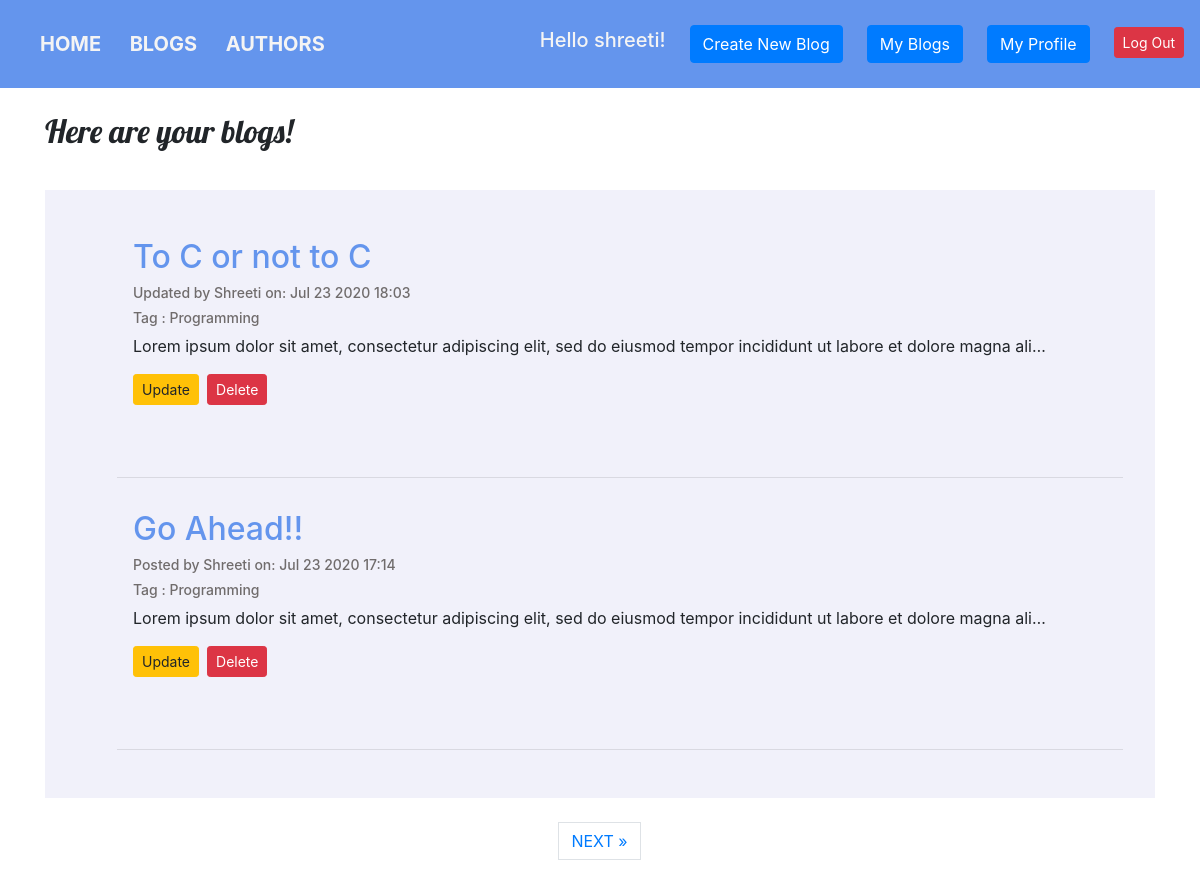
/authorpage/ (signed in), run on the app's committed database.
### blog/models.py (models this page shows, shortened)
class Blog(models.Model):
    TAG = (
        ('Burnout', 'Burnout'),
        ('Beginners', 'Beginners'),
        ('Frameworks', 'Frameworks'),
        ('Interviews', 'Interviews'),
        ('JavaScript', 'JavaScript'),
        ('Programming', 'Programming'),
        ('Python', 'Python'),
        ('Soft Skills', 'Soft Skills'),
        ('Tutorial Hell', 'Tutorial Hell'),
    )
    title = models.CharField(max_length=100)
    tag = models.CharField(max_length=100, choices=TAG)
    author = models.ForeignKey(User, on_delete=models.CASCADE, null=True)
    image = models.ImageField(upload_to='blog/images/', null=True, blank=True)
    body = models.TextField(max_length=3000)
    date_created = models.DateTimeField(auto_now_add=True, null=True)
    date_updated = models.DateTimeField(null=True, blank=True)

### portfolio/views.py (the view)
# urls.py: path('authorpage/', login_required(cache_page(60*60)(AuthorPageView.as_view())), name='authorpage'),
class AuthorPageView(ListView):
    template_name = 'portfolio/author_page.html'
    pk_url_kwarg = 'pk'
    context_object_name = 'blogs'
    paginate_by = 2
    def get_queryset(self):
        return Blog.objects.filter(author=self.request.user).order_by('-date_created')

### portfolio/templates/portfolio/author_page.html (shortened to what this page needs)
{% extends 'portfolio/base.html' %}
{% block content%}
<h2 class="blog_title">Here are your blogs!</h2><br>
<div class="blog-body">
<ul>
{% for blog in blogs%}
 <li>
        <a href="{% url 'blog:detailview' blog.id %}"><h2>{{blog.title}}</h2></a>
       {% if blog.date_updated %}
         <h5>Updated by {{blog.author| capfirst}} on: {{blog.date_updated | date:'M j Y H:i' }}</h5>
        {% else %}
        <h5>Posted by {{blog.author| capfirst}} on: {{blog.date_created | date:'M j Y H:i' }}</h5>
        {% endif %}
        <h5>Tag : {{blog.tag}}</h5>
        <p>{{blog.body | truncatechars:120}}</p>
    <div class="form-buttons">
     <form action="{% url 'updateblog' blog.id %}" method="GET">
         <button class="btn btn-sm btn-warning" type="submit">Update</button>
     </form>
     <form action="{% url 'deleteblog' blog.id %}" method="POST">
         <button class="btn btn-sm btn-danger" type="submit">Delete</button>
     </form>
    </div>
    </li>
    <br>
    <hr>
 {% endfor %}
</ul>
</div>
<br>
{% if is_paginated %}
  <ul class="pagination justify-content-center">
    {% if page_obj.has_next %}
    <li><a href="?page={{ page_obj.next_page_number }}" class="page-link"> NEXT &raquo;</a></li>
    {% endif %}
  </ul>
</div>
{% endif %}
{% endblock %}

### portfolio/templates/portfolio/base.html (shortened to what this page needs)
{%load static%}
<html lang="en">
<head>
    <link href="{% static 'portfolio/custom.css' %}" rel="stylesheet">
    <link href="https://stackpath.bootstrapcdn.com/bootstrap/4.3.1/css/bootstrap.min.css"
 rel="stylesheet">
</head>
<body>
<nav class="navbar">
    <div class="nav-wrapper">
        <div class="regular-nav">
            <a href="{% url 'home' %}">HOME</a>
            <a href="{% url 'blog:bloglist' %}">BLOGS</a>
            <a href="{% url 'authors' %}">AUTHORS</a>
        </div>
        <div class="auth-nav">
            {% if user.is_authenticated %}
            <h5>Hello {{user.username}}!</h5>
            <a class="btn btn-primary" href="{% url 'create' %}">Create New Blog</a>
            <a class="btn btn-primary" href="{% url 'authorpage' %}">My Blogs</a>
            <a class="btn btn-primary" href="{% url 'personalprofile' %}">My Profile</a>
            <form action="{% url 'logoutuser' %}" method="POST">
                <button class="btn btn-sm btn-danger" type="submit">Log Out</button>
            </form>
            <br>
            {% else %}
            <a class="btn btn-primary" href="{% url 'signupuser' %}">Sign Up To Be an Author</a>
            <a class="btn btn-primary" href="{% url 'loginuser' %}">Log In As Author</a>
            {% endif %}
            <br><br>
        </div>
    </div>
</nav>
<br>
<div class="container">
    {% block content %}{% endblock %}
</body>
</html>

### portfolio/static/portfolio/custom.css (style rules this page uses)
* { margin: 0 padding: 0 }
body { font-family: 'Lato', sans-serif; }
li { list-style : none }
.navbar { background: cornflowerblue; }
.navbar .regular-nav a { color: #f4f4f4; font-size: 20px; font-weight: 700; word-spacing: 2rem; margin-left: 1.5rem ; }
.nav-wrapper { width: 100%; display: flex; justify-content: space-between; align-items: center; }
.auth-nav { display: flex; justify-content: center; align-items: center; }
.auth-nav h5 { color: #f4f4f4; }
.auth-nav a { margin-left: 1.5rem ; }
.auth-nav button { margin-left: 1.5rem ; margin-top: 13px }
.blog_title { font-family: 'Lobster', cursive; }
.blog-body { margin-top: 0.5rem; background: rgb(241, 241, 250); padding: 2rem; }
.blog-body a { color: cornflowerblue; }
.blog-body li { padding: 1rem; }
.blog-body h5 { color: rgb(112, 108, 108); font-size: 14px; }
.form-buttons { display: flex; align-items: flex-start; }
.form-buttons button { margin-right: 0.5rem; }

### data on the page
Blog: title "To C or not to C", author "Shreeti", date_updated "Jul 23 2020 18:03", tag "Programming", body "Lorem ipsum dolor sit amet, consectetur adipiscing elit, sed do eiusmod tempor incididunt ut labore et dolore magna ali…"
Blog: title "Go Ahead!!", author "Shreeti", date_created "Jul 23 2020 17:14", tag "Programming", body "Lorem ipsum dolor sit amet, consectetur adipiscing elit, sed do eiusmod tempor incididunt ut labore et dolore magna ali…"

### other printed values
{{ user.username }} "shreeti"
